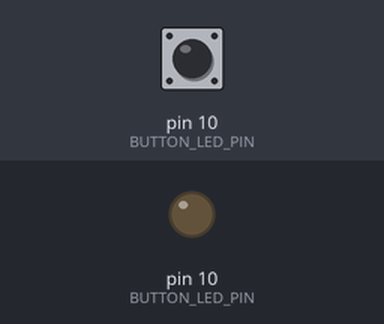
Recording of a sketch running on a simulated Arduino Uno, built with avr-gcc and run on an emulated ATmega328P. On the bench: output pins drawn as LEDs (lit = HIGH). The test bench sets the inputs (shaded band); at power-on: pin 10 (BUTTON_LED_PIN) LOW.

Above: at 1.2 s.
1.3 s: pin 10 (BUTTON_LED_PIN) pulled HIGH for 0.15 s
At 2.6 s:
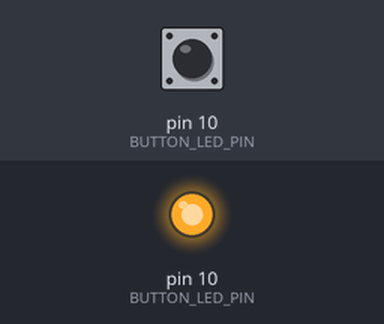
2.9 s: pin 10 (BUTTON_LED_PIN) pulled HIGH for 1 s
At 5.1 s:
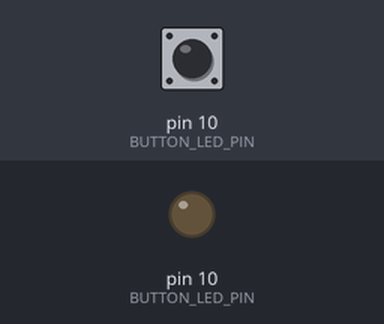
5.4 s: pin 10 (BUTTON_LED_PIN) pulled HIGH for 3.2 s
At 8.9 s:
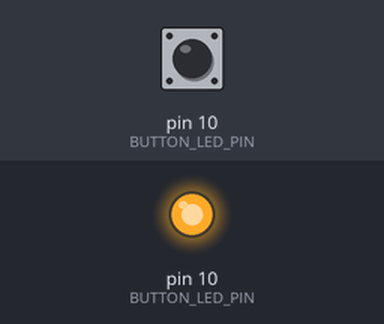
Timing chart, 0 to 10.4 s (numbered marks = the images above; inputs shaded):
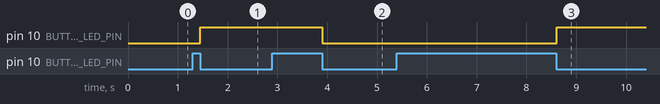

Measured:
- after the input at 1.3 s, pin 10 (BUTTON_LED_PIN): LOW → HIGH after 0.15 s
- after the input at 2.9 s, pin 10 (BUTTON_LED_PIN): HIGH → LOW after 1.0 s
- after the input at 5.4 s, pin 10 (BUTTON_LED_PIN): LOW → HIGH after 3.2 s

The sketch:

2nd.ino
```cpp
// Didn't work. I can disable the button in this setup, but I can't use the state variable to turn on and off my LED
const int BUTTON_LED_PIN = 10;

bool ledOn = false;
bool lastButtonState = HIGH;

void setup() {
  pinMode(BUTTON_LED_PIN, OUTPUT);
}

void loop() {

  pinMode(BUTTON_LED_PIN, INPUT_PULLUP);
  bool currentButtonState = digitalRead(BUTTON_LED_PIN);


  if (lastButtonState == HIGH && currentButtonState == LOW) {
    ledOn = !ledOn;
  }


  pinMode(BUTTON_LED_PIN, OUTPUT);
  digitalWrite(BUTTON_LED_PIN, ledOn ? HIGH : LOW);


  lastButtonState = currentButtonState;

  delay(50);
}
```
